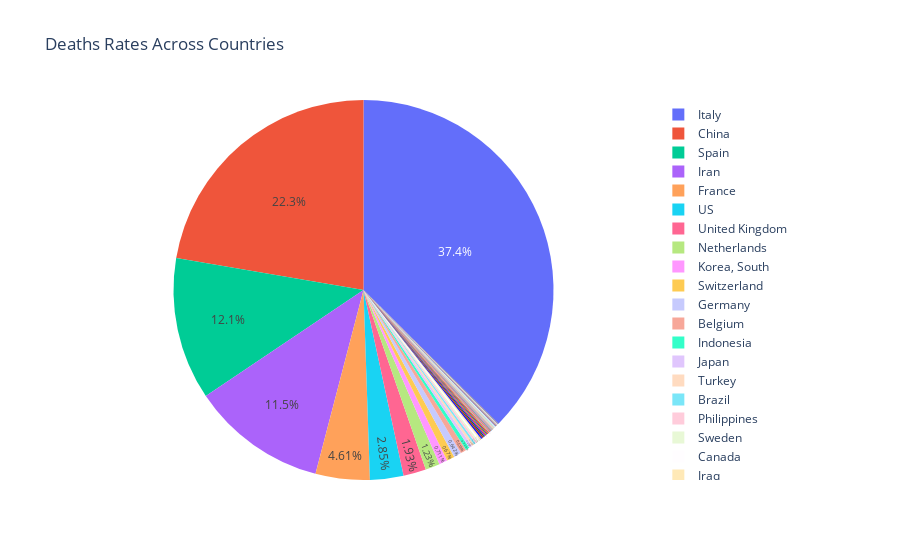

Write notebook code for a chart like this one.
### Code cell
# plotly ploty
most_current.analyze_covid_distribution('Deaths')

### Figure 1 — Plotly figure (JSON) as saved in the notebook; plotly's stock layout.template omitted (floating-point values rounded to 4 significant figures; data arrays with more than 128 entries replaced by an {"elided": "..."} marker saying what was removed)
{"data": [{"customdata": {"elided": "309x1 str values"}, "domain": {"x": [0, 1], "y": [0, 1]}, "hoverlabel": {"namelength": 0}, "hovertemplate": "Province/State=%{customdata[0]}<br>Country/Region=%{label}<br>Deaths=%{value}", "labels": {"elided": "309 str values"}, "legendgroup": "", "name": "", "showlegend": true, "textposition": "inside", "type": "pie", "values": {"elided": "309 int values"}}], "layout": {"legend": {"tracegroupgap": 0}, "title": {"text": "Deaths Rates Across Countries"}}}
